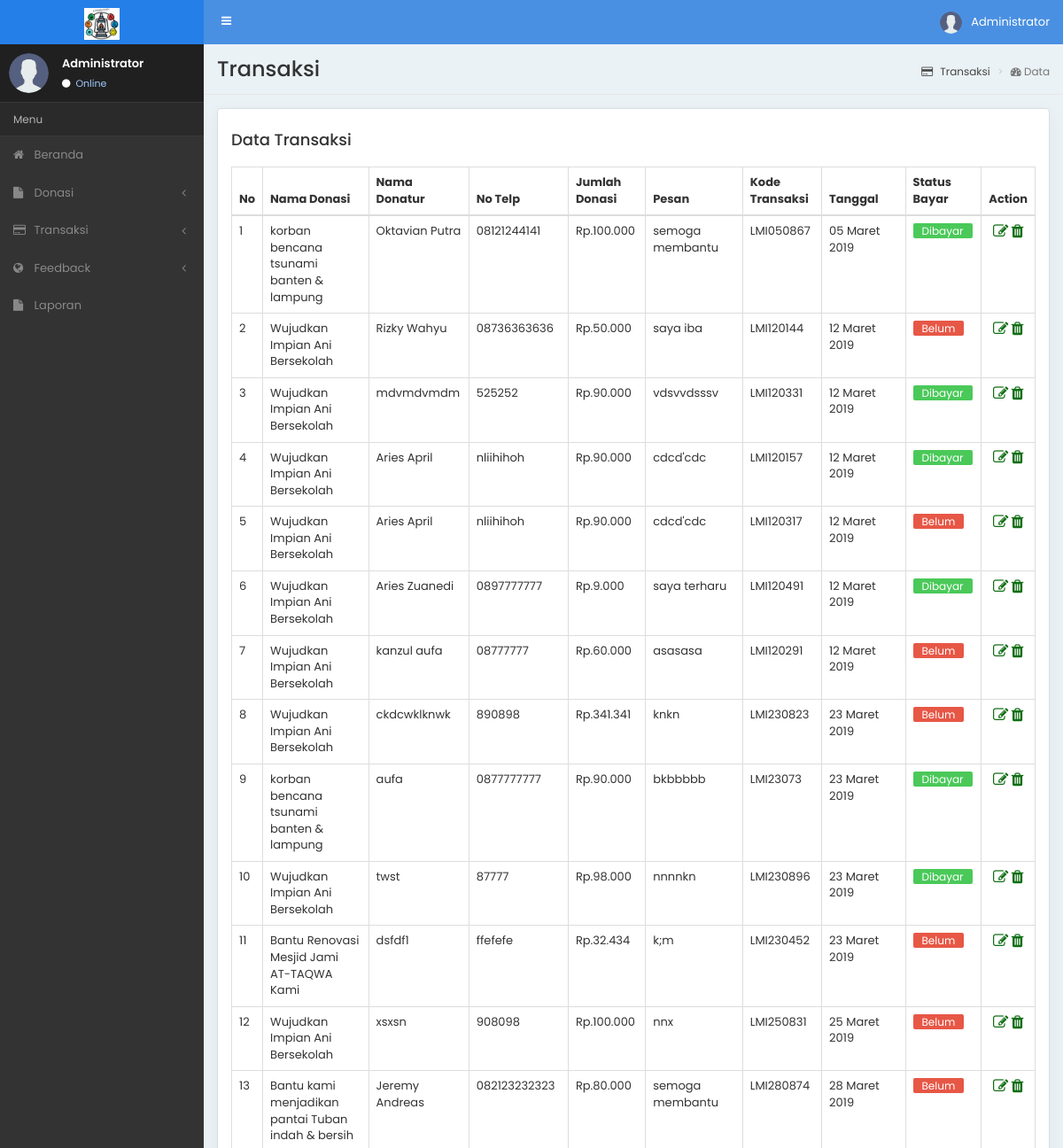
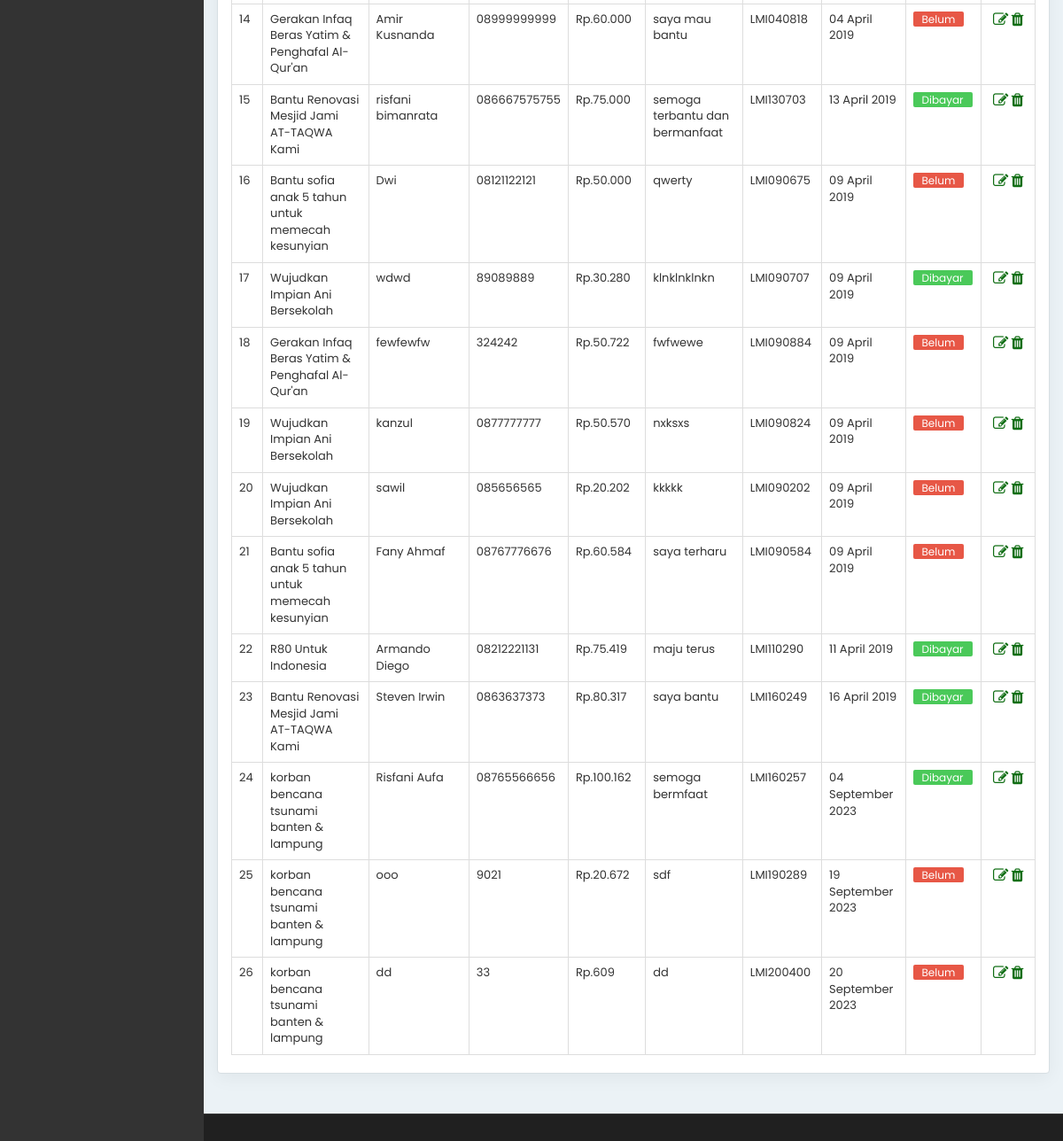
The page /admin/index.php/transaksi on the database its author committed (2 pictures, top to bottom).
### tables this page shows
CREATE TABLE `data_transaksi` (
  `id_transaksi` int(11) NOT NULL,
  `id_donasi` int(11) NOT NULL,
  `nama_donatur` text NOT NULL,
  `no_telp_donatur` text NOT NULL,
  `pesan_donatur` text NOT NULL,
  `jumlah_donasi` int(11) NOT NULL,
  `kode_transaksi` text NOT NULL,
  `tgl_transaksi` date NOT NULL,
  `bayar` tinyint(1) NOT NULL
);

CREATE TABLE `data_donasi` (
  `id_donasi` int(11) NOT NULL,
  `nama_donasi` text NOT NULL,
  `kategori_donasi` text NOT NULL,
  `target_donasi` text NOT NULL,
  `perolehan_donasi` text NOT NULL,
  `masa_donasi` date NOT NULL,
  `deskripsi_donasi` text NOT NULL,
  `tgl_donasi` date NOT NULL,
  `masa_aktif` int(3) NOT NULL,
  `img1` text NOT NULL,
  `img2` text NOT NULL,
  `img3` text NOT NULL,
  `img4` text NOT NULL,
  `img5` text NOT NULL
);

### admin/application/controllers/Transaksi.php (called while the page is built, shortened)
<?php
class Transaksi extends CI_Controller{
    public function __construct()
    {
        $this->load->model('MdlTransaksi');
        $this->load->model('MdlDonasi');
    }
    public function index()
    {
        $getDataTransaksi = $this->MdlTransaksi->getTransaksi()->result();
        $data['tmpTransaksi'] = $getDataTransaksi;
        $this->load->view('Transaksi/dataTransaksi', $data);
    }
    }
?>

### admin/index.php (called while the page is built, shortened)
<?php
require_once BASEPATH.'core/CodeIgniter.php';

### admin/application/models/MdlTransaksi.php (called while the page is built, shortened)
<?php
class MdlTransaksi extends CI_Model{
    public function getTransaksi(){
        $query = "SELECT data_transaksi.id_transaksi, data_transaksi.id_donasi,
            data_transaksi.jumlah_donasi, data_transaksi.kode_transaksi,
                data_transaksi.tgl_transaksi, data_transaksi.bayar, data_transaksi.nama_donatur,
                    data_transaksi.no_telp_donatur, data_transaksi.pesan_donatur, data_donasi.id_donasi, data_donasi.nama_donasi
                        FROM `data_transaksi` JOIN data_donasi
                            ON data_transaksi.id_donasi = data_donasi.id_donasi";
        return $this->db->query($query);
    }
}
?>

### admin/application/helpers/nominal_helper.php (called while the page is built)
<?php  if ( ! defined('BASEPATH')) exit('No direct script access allowed');
if (!function_exists('nominal')) {
	function nominal($angka){
		$jd = number_format($angka, 0, ',', '.');
		return $jd;
	}
}

### admin/application/helpers/tanggal_helper.php (called while the page is built, shortened)
<?php  if ( ! defined('BASEPATH')) exit('No direct script access allowed');
if ( ! function_exists('tgl_indo')){
	function tgl_indo($tgl){
		$ubah = gmdate($tgl, time()+60*60*8);
		$pecah = explode("-",$ubah);
		$tanggal = $pecah[2];
		$bulan = bulan($pecah[1]);
		$tahun = $pecah[0];
		return $tanggal.' '.$bulan.' '.$tahun;
	}
}
if ( ! function_exists('bulan')){
	function bulan($bln){
		switch ($bln){
			case 3:
				return "Maret";
				break;
			case 4:
				return "April";
				break;
			case 9:
				return "September";
				break;
		}
	}
}

### admin/application/views/Transaksi/dataTransaksi.php (the view, shortened to what this page needs)
<!DOCTYPE html>
<html lang="en">
<head>
<body class="sidebar-mini">
<div class="wrapper">
    <div class="content-wrapper">
        <section class="content-header">
          <h1>Transaksi</h1>
          <ol class="breadcrumb">
            <li><a href="#"><i class="fa fa-credit-card"></i> Transaksi</a></li>
            <li class="active"><i class="fa fa-dashboard"></i> Data</li>
          </ol>
        </section>
        <section class="content container-fluid">
            <div class="row">
                <div class="col-md-12">
                    <div class="chart-box">
                        <h4>Data Transaksi
                        </h4>
                        <div class="table-responsive m-top-2">
                            <table class="table table-bordered">
                                <thead>
                                <tr>
                                    <th>No</th>
                                    <th>Nama Donasi</th>
                                    <th>Nama Donatur</th>
                                    <th>No Telp</th>
                                    <th>Jumlah Donasi</th>
                                    <th>Pesan</th>
                                    <th>Kode Transaksi</th>
                                    <th>Tanggal</th>
                                    <th>Status Bayar</th>
                                    <th>Action</th>
                                </tr>
                                </thead>
                                <tbody>
                                <?php
                                    $no = 1;
                                    foreach($tmpTransaksi as $rows) {
                                ?>
                                    <tr>
                                        <td><?php echo $no; ?></td>
                                        <td><?php echo $rows->nama_donasi; ?></td>
                                        <td><?php echo $rows->nama_donatur; ?></td>
                                        <td><?php echo $rows->no_telp_donatur; ?></td>
                                        <td><?php echo 'Rp.'.nominal($rows->jumlah_donasi); ?></td>
                                        <td><?php echo $rows->pesan_donatur; ?></td>
                                        <td><?php echo $rows->kode_transaksi; ?></td>
                                        <td><?php echo tgl_indo($rows->tgl_transaksi); ?></td>
                                        <td>
                                            <a href="<?php echo base_url('admin/Transaksi/editBayar/'.$rows->id_transaksi); ?>">
                                                <?php
                                                    if($rows->bayar == 0) {
                                                        echo "<span class='lable-tag tag-unpaid'>Belum</span>";
                                                    } else {
                                                        echo "<span class='lable-tag tag-success'>Dibayar</span>";
                                                    }
                                                ?>
                                            </a>
                                        </td>
                                        <td>
                                            <center>
                                                <a href="<?php echo base_url('admin/Transaksi/edit/'.$rows->id_transaksi); ?>"><i class="fa fa-edit fa-lg"></i></a>
                                                <span class="spasi">
                                                <a href="<?php echo base_url('admin/Transaksi/delete/'.$rows->id_transaksi) ?>" onclick="return confirm(' Apakah anda yakin HAPUS DATA TRANSAKSI ini ? ');"></span><i class="fa fa-trash fa-lg "></a></i>
                                            </center>
                                        </td>
                                    </tr>
                                <?php
                                    $no++;
                                    }
                                ?>
                                </tbody>
                            </table>
                        </div>
                    </div>
                </div>
            </div>
        </section>
    </div>
</div>
</body>
</html>

### assets/admin/css/style.css (style rules this page uses)
html, body { height: 100%; }
body { font-family: 'Poppins', sans-serif; overflow-x: hidden; overflow-y: auto; font-size: 13px; }
h1, h2, h3, h4, h5, h6 { font-family: 'Poppins', sans-serif; }
a { color: #106e14; transition: all 0.3s ease-out 0s; }
.wrapper { height: 100%; position: relative; overflow-x: hidden; overflow-y: auto; }
.wrapper:before, .wrapper:after { content: " "; display: table; }
.wrapper:after { clear: both; }
.content-wrapper, .main-footer { -webkit-transition: -webkit-transform 0.3s ease-in-out, margin 0.3s ease-in-out; -moz-transition: -moz-transform 0.3s ease-in-out, margin 0.3s ease-in-out; -o-transition: -o-transform 0.3s ease-in-out, margin 0.3s ease-in-out; transition: transform 0.3s ease-in-out, margin 0.3s ease-in-out; margin-left: 230px; z-index: 820; }
.content-wrapper { min-height: 100%; background-color: #ebf2f6; z-index: 800; }
.content { min-height: 250px; padding: 15px; margin-right: auto; margin-left: auto; padding-left: 15px; padding-right: 15px; }
.content-header { position: relative; padding: 15px; border-bottom: solid 1px #e6e6e6; }
.content-header > h1 { margin: 0; font-size: 24px; }
.content-header > .breadcrumb { float: right; background: transparent; margin-top: 0; margin-bottom: 0; font-size: 12px; padding: 7px 5px; position: absolute; top: 15px; right: 10px; border-radius: 2px; }
.content-header > .breadcrumb > li > a { color: #444; text-decoration: none; display: inline-block; }
.content-header > .breadcrumb > li > a > .fa, .content-header > .breadcrumb > li > a > .glyphicon, .content-header > .breadcrumb > li > a > .ion { margin-right: 5px; }
.content-header > .breadcrumb > li + li:before { content: '>\00a0'; }
.chart-box { margin-bottom: 30px; -moz-box-direction: normal; -moz-box-orient: vertical; background-color: #fff; border: 1px solid rgba(0, 0, 0, 0.125); border-radius: 0.25rem; flex-direction: column; position: relative; border-color: #d7dfe3; border-radius: 4px; box-shadow: 0 5px 20px rgba(0, 0, 0, 0.05); padding: 15px; }
.lable-tag { padding: 0px 10px; font-size: 12px; border-radius: 2px; color: #FFF; }
.lable-tag.tag-success { background: #4ac959; }
.lable-tag.tag-unpaid { background: #e75746; }
.table { margin-bottom: 5px; }
.m-top-2 { margin-top: 20px !important; }

### rows shown on the page
data_transaksi: id_donasi.nama_donasi "korban bencana tsunami banten & lampung", nama_donatur "Oktavian Putra", no_telp_donatur "08121244141", jumlah_donasi "100.000", pesan_donatur "semoga membantu", kode_transaksi "LMI050867", tgl_transaksi "05 Maret 2019", bayar "Dibayar"
data_transaksi: id_donasi.nama_donasi "Wujudkan Impian Ani Bersekolah", nama_donatur "Rizky Wahyu", no_telp_donatur "08736363636", jumlah_donasi "50.000", pesan_donatur "saya iba", kode_transaksi "LMI120144", tgl_transaksi "12 Maret 2019", bayar "Belum"
data_transaksi: id_donasi.nama_donasi "Wujudkan Impian Ani Bersekolah", nama_donatur "mdvmdvmdm", no_telp_donatur "525252", jumlah_donasi "90.000", pesan_donatur "vdsvvdsssv", kode_transaksi "LMI120331", tgl_transaksi "12 Maret 2019", bayar "Dibayar"
data_transaksi: id_donasi.nama_donasi "Wujudkan Impian Ani Bersekolah", nama_donatur "Aries April", no_telp_donatur "nliihihoh", jumlah_donasi "90.000", pesan_donatur "cdcd'cdc", kode_transaksi "LMI120157", tgl_transaksi "12 Maret 2019", bayar "Dibayar"
data_transaksi: id_donasi.nama_donasi "Wujudkan Impian Ani Bersekolah", nama_donatur "Aries April", no_telp_donatur "nliihihoh", jumlah_donasi "90.000", pesan_donatur "cdcd'cdc", kode_transaksi "LMI120317", tgl_transaksi "12 Maret 2019", bayar "Belum"
data_transaksi: id_donasi.nama_donasi "Wujudkan Impian Ani Bersekolah", nama_donatur "Aries Zuanedi", no_telp_donatur "0897777777", jumlah_donasi "9.000", pesan_donatur "saya terharu", kode_transaksi "LMI120491", tgl_transaksi "12 Maret 2019", bayar "Dibayar"
data_transaksi: id_donasi.nama_donasi "Wujudkan Impian Ani Bersekolah", nama_donatur "kanzul aufa", no_telp_donatur "08777777", jumlah_donasi "60.000", pesan_donatur "asasasa", kode_transaksi "LMI120291", tgl_transaksi "12 Maret 2019", bayar "Belum"
data_transaksi: id_donasi.nama_donasi "Wujudkan Impian Ani Bersekolah", nama_donatur "ckdcwklknwk", no_telp_donatur "890898", jumlah_donasi "341.341", pesan_donatur "knkn", kode_transaksi "LMI230823", tgl_transaksi "23 Maret 2019", bayar "Belum"
data_transaksi: id_donasi.nama_donasi "korban bencana tsunami banten & lampung", nama_donatur "aufa", no_telp_donatur "0877777777", jumlah_donasi "90.000", pesan_donatur "bkbbbbb", kode_transaksi "LMI23073", tgl_transaksi "23 Maret 2019", bayar "Dibayar"
data_transaksi: id_donasi.nama_donasi "Wujudkan Impian Ani Bersekolah", nama_donatur "twst", no_telp_donatur "87777", jumlah_donasi "98.000", pesan_donatur "nnnnkn", kode_transaksi "LMI230896", tgl_transaksi "23 Maret 2019", bayar "Dibayar"
data_transaksi: id_donasi.nama_donasi "Bantu Renovasi Mesjid Jami AT-TAQWA Kami", nama_donatur "dsfdf1", no_telp_donatur "ffefefe", jumlah_donasi "32.434", pesan_donatur "k;m", kode_transaksi "LMI230452", tgl_transaksi "23 Maret 2019", bayar "Belum"
data_transaksi: id_donasi.nama_donasi "Wujudkan Impian Ani Bersekolah", nama_donatur "xsxsn", no_telp_donatur "908098", jumlah_donasi "100.000", pesan_donatur "nnx", kode_transaksi "LMI250831", tgl_transaksi "25 Maret 2019", bayar "Belum"
data_transaksi: id_donasi.nama_donasi "Bantu kami menjadikan pantai Tuban indah & bersih", nama_donatur "Jeremy Andreas", no_telp_donatur "082123232323", jumlah_donasi "80.000", pesan_donatur "semoga membantu", kode_transaksi "LMI280874", tgl_transaksi "28 Maret 2019", bayar "Belum"
data_transaksi: id_donasi.nama_donasi "Gerakan Infaq Beras Yatim & Penghafal Al-Qur'an", nama_donatur "Amir Kusnanda", no_telp_donatur "08999999999", jumlah_donasi "60.000", pesan_donatur "saya mau bantu", kode_transaksi "LMI040818", tgl_transaksi "04 April 2019", bayar "Belum"
data_transaksi: id_donasi.nama_donasi "Bantu Renovasi Mesjid Jami AT-TAQWA Kami", nama_donatur "risfani bimanrata", no_telp_donatur "086667575755", jumlah_donasi "75.000", pesan_donatur "semoga terbantu dan bermanfaat", kode_transaksi "LMI130703", tgl_transaksi "13 April 2019", bayar "Dibayar"
data_transaksi: id_donasi.nama_donasi "Bantu sofia anak 5 tahun untuk memecah kesunyian", nama_donatur "Dwi", no_telp_donatur "08121122121", jumlah_donasi "50.000", pesan_donatur "qwerty", kode_transaksi "LMI090675", tgl_transaksi "09 April 2019", bayar "Belum"
data_transaksi: id_donasi.nama_donasi "Wujudkan Impian Ani Bersekolah", nama_donatur "wdwd", no_telp_donatur "89089889", jumlah_donasi "30.280", pesan_donatur "klnklnklnkn", kode_transaksi "LMI090707", tgl_transaksi "09 April 2019", bayar "Dibayar"
data_transaksi: id_donasi.nama_donasi "Gerakan Infaq Beras Yatim & Penghafal Al-Qur'an", nama_donatur "fewfewfw", no_telp_donatur "324242", jumlah_donasi "50.722", pesan_donatur "fwfwewe", kode_transaksi "LMI090884", tgl_transaksi "09 April 2019", bayar "Belum"
data_transaksi: id_donasi.nama_donasi "Wujudkan Impian Ani Bersekolah", nama_donatur "kanzul", no_telp_donatur "0877777777", jumlah_donasi "50.570", pesan_donatur "nxksxs", kode_transaksi "LMI090824", tgl_transaksi "09 April 2019", bayar "Belum"
data_transaksi: id_donasi.nama_donasi "Wujudkan Impian Ani Bersekolah", nama_donatur "sawil", no_telp_donatur "085656565", jumlah_donasi "20.202", pesan_donatur "kkkkk", kode_transaksi "LMI090202", tgl_transaksi "09 April 2019", bayar "Belum"
data_transaksi: id_donasi.nama_donasi "Bantu sofia anak 5 tahun untuk memecah kesunyian", nama_donatur "Fany Ahmaf", no_telp_donatur "08767776676", jumlah_donasi "60.584", pesan_donatur "saya terharu", kode_transaksi "LMI090584", tgl_transaksi "09 April 2019", bayar "Belum"
data_transaksi: id_donasi.nama_donasi "R80 Untuk Indonesia", nama_donatur "Armando Diego", no_telp_donatur "08212221131", jumlah_donasi "75.419", pesan_donatur "maju terus", kode_transaksi "LMI110290", tgl_transaksi "11 April 2019", bayar "Dibayar"
data_transaksi: id_donasi.nama_donasi "Bantu Renovasi Mesjid Jami AT-TAQWA Kami", nama_donatur "Steven Irwin", no_telp_donatur "0863637373", jumlah_donasi "80.317", pesan_donatur "saya bantu", kode_transaksi "LMI160249", tgl_transaksi "16 April 2019", bayar "Dibayar"
data_transaksi: id_donasi.nama_donasi "korban bencana tsunami banten & lampung", nama_donatur "Risfani Aufa", no_telp_donatur "08765566656", jumlah_donasi "100.162", pesan_donatur "semoga bermfaat", kode_transaksi "LMI160257", tgl_transaksi "04 September 2023", bayar "Dibayar"
data_transaksi: id_donasi.nama_donasi "korban bencana tsunami banten & lampung", nama_donatur "ooo", no_telp_donatur "9021", jumlah_donasi "20.672", pesan_donatur "sdf", kode_transaksi "LMI190289", tgl_transaksi "19 September 2023", bayar "Belum"
data_transaksi: id_donasi.nama_donasi "korban bencana tsunami banten & lampung", nama_donatur "dd", no_telp_donatur "33", jumlah_donasi "609", pesan_donatur "dd", kode_transaksi "LMI200400", tgl_transaksi "20 September 2023", bayar "Belum"
